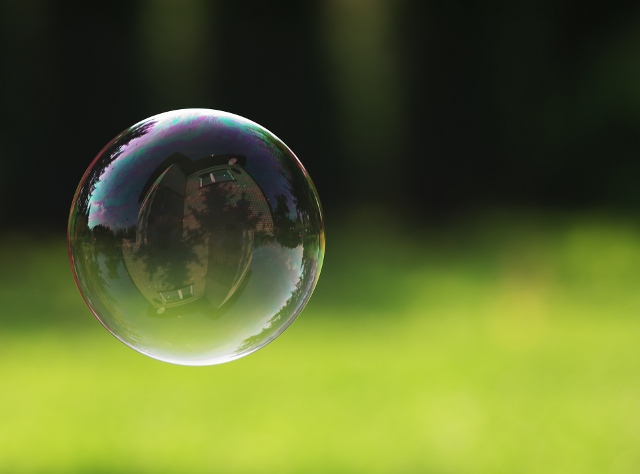
#> input picture pics/bubble.jpg, 640 x 474 px, found by its file name
$ python add_add_function.py
#> lines starting #> are read from the running program, lines starting #| are printed output that depends on the picture
#> further down, img is the input picture: PIL image 640x474 RGB; mean R, G, B 90.7, 102.9, 43.8
from PIL import Image
import numpy as np
import numexpr as ne
import matplotlib.pyplot as plt
import cv2
import os
#from multiprocessing import Pool
import time

# NUM_OF_PROCESS = 8
# pool = Pool(processes=NUM_OF_PROCESS)
plt.ion()
#ne.set_num_threads(ne.detect_number_of_cores() // 2)


def computeGD(npimg):
    tmp = npimg
    tmp = tmp.astype('double')
    x = tmp.shape[0]
#> x = 474
    y = tmp.shape[1]
#> y = 640
    time = np.ones((x,y)) * 5
    time[0,0] = time[0,y-1] = time[x-1,0] = time[x-1,y - 1] = 3
    time[1 : x - 1, 1 : y - 1] += np.ones((x-2,y-2)) * 3
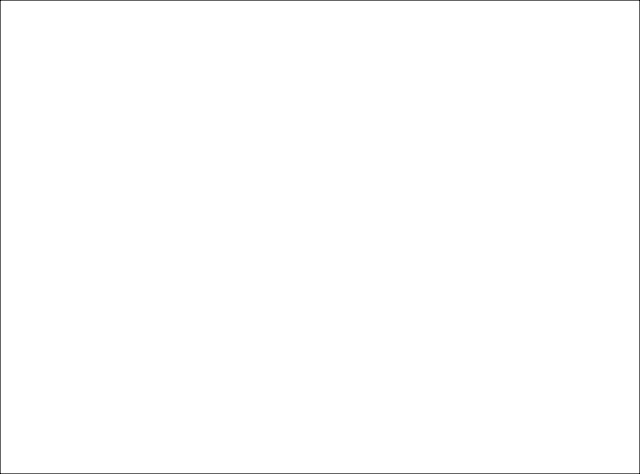
#> time: shape (474, 640) float64; min 3, max 8, mean 7.98; drawn with min black and max white
    gdsum = np.zeros((x,y,3))
    V = np.fabs(tmp[0:x-1,:,:]-tmp[1:x,:,:])
    H = np.fabs(tmp[:,0:y-1,:]-tmp[:,1:y,:])
    lurd = np.fabs(tmp[0:x-1,0:y-1,:]-tmp[1:x,1:y,:])
    ldru = np.fabs(tmp[1:x,0:y-1,:]-tmp[0:x-1,1:y,:])
    gdsum[0:x-1,:,:] += V
    gdsum[1:x,:,:] += V
    gdsum[:,0:y-1,:] += H
    gdsum[:,1:y,:] += H
    gdsum[0:x-1,0:y-1,:] += lurd
    gdsum[1:x,1:y,:] += lurd
    gdsum[0:x-1,1:y,:] += ldru
    gdsum[1:x,0:y-1,:] += ldru
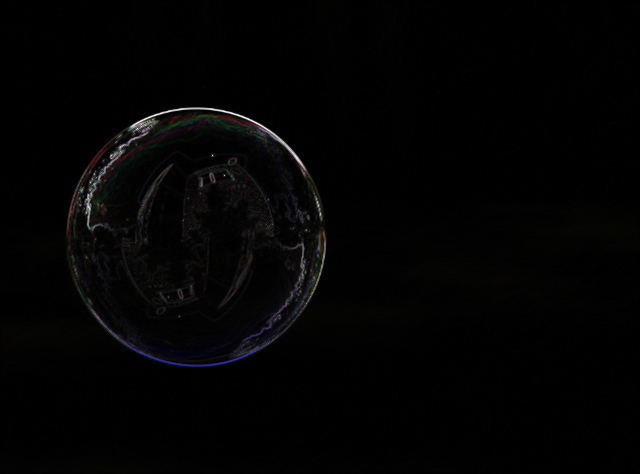
#> gdsum: shape (474, 640, 3) float64; mean R, G, B 14.1, 13.3, 14; drawn with min black and max white
    gdsum=gdsum.sum(axis=2)/3
#> gdsum: shape (474, 640) float64
    gdsum=gdsum / time
    return gdsum

def showGDimg(gdimg):
    plt.figure(figsize=(19.2, 10.8))
    plt.title("gradient image")
    plt.imshow(Image.fromarray((gdimg / gdimg.max() * 255).astype(np.uint8)))
    plt.show()


def generatePath(gdimg):
    lastDir = np.zeros_like(gdimg, dtype=np.uint8)
    energy = np.zeros_like(gdimg, dtype=np.float32)
    energy[0] = gdimg[0]
    tmp = np.zeros((3,gdimg.shape[1]), dtype=np.float32)
    t = np.array(range(tmp.shape[1]))
#> t = 640 values from 0 to 639

    for i in np.arange(1, gdimg.shape[0]):
        tmp[0] = np.hstack((np.array([np.Inf]), energy[i - 1,:-1])) + gdimg[i]
        tmp[1] = energy[i - 1] + gdimg[i]
        tmp[2] = np.hstack((energy[i - 1,1:], np.array([np.Inf]))) + gdimg[i]
        energy[i] = np.min(tmp,axis=0)
        lastDir[i] = np.argmin(tmp,axis=0)
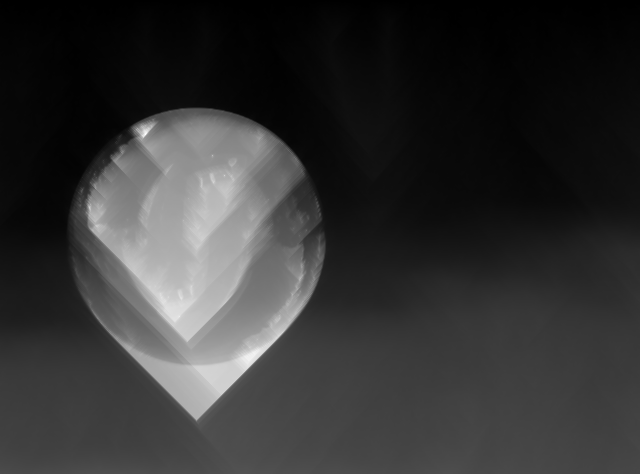
#> energy: shape (474, 640) float32; min 0, max 590.8, mean 119.6; drawn with min black and max white
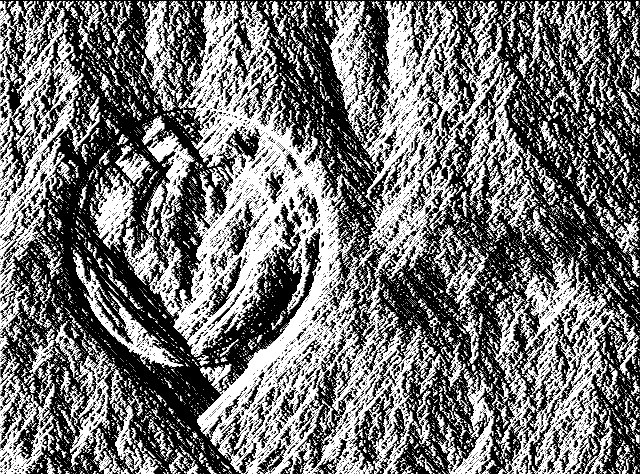
#> lastDir: shape (474, 640); min 0, max 2, mean 0.91; drawn with min black and max white
        #energy[i] = tmp[lastDir[i],t]
    return energy, lastDir

def addKRow(npimg,k):
    gdimg = computeGD(npimg)
    energy, lastDir = generatePath(gdimg)
    x = gdimg.shape[0]
#> x = 474
    y = gdimg.shape[1]
#> y = 640
    newgre = np.ones((x,y+k)) * 100000
    newgre[:,0:y]=energy
    new = np.zeros((x,y+k,3))
    new[:,0:y,:] = npimg
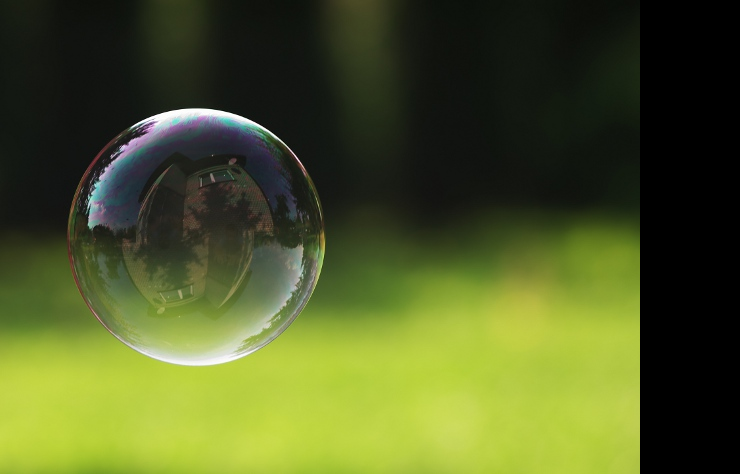
#> new: shape (474, 740, 3) float64; mean R, G, B 78.4, 89, 37.9
    for i in range(k):
        minx=np.argmin(newgre[x-1,:])
        newgre[x-1,minx]=100000
        count = 1
        if minx != y - 1:
            newgre[x-1,(minx+2):(y + 1)]=newgre[x-1, (minx+1):y]
            new[x-1,(minx+2):(y+1),:]=new[x-1,(minx+1):y,:]
            new[x-1,(minx+1),:] = new[x-1,(minx+2),:]
            count = count + 1
        newgre[x-1,minx+1]=100000
        new[x - 1,minx+1,:] = new[x - 1,minx+1,:] + new[x - 1,minx,:]
        if minx != 0 :
            new[x - 1, minx + 1,:]=new[x - 1,minx+1,:]+new[x - 1,minx-1,:]
            count = count + 1
        new[x - 1, minx + 1,:]=new[x - 1,minx+1,:]/count
        for j in range(x - 1):
            b = np.argmin(newgre[x - j - 2, max(minx-1,0):min(minx + 2,y)])
            minx=b+max(minx-1,0)
            newgre[x - j - 2, minx]=100000
            count = 1
            if minx != y-1:
                newgre[x- j - 2,(minx+2):(y+1)]=newgre[x- j -2 , (minx + 1):y]
                new[x- j - 2,(minx+2):(y+1),:]=new[x- j - 2,(minx+1):y,:]
                new[x- j - 2,minx+1,:] = new[x - j - 2,minx+2,:]
                count = count + 1
            newgre[x-j-2,minx+1]=100000
            new[x-j-2,minx+1,:] = new[x-j-2,minx+1,:] + new[x-j-2,minx,:]
            if minx != 0:
                new[x-j-2, minx + 1,:]=new[x-j-2,minx+1,:]+new[x-j-2,minx-1,:]
                count = count + 1
            new[x - j-2, minx + 1,:]=new[x-j-2,minx+1,:]/count
        y = y + 1
        print('finished', i + 1, ", ", time.asctime(time.localtime(time.time())))
#> this loop made 100 passes
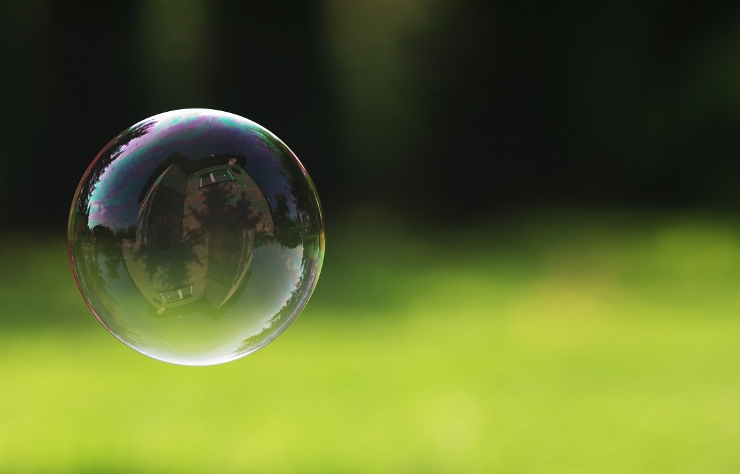
#> new: shape (474, 740, 3) float64; mean R, G, B 91, 103.2, 43.1
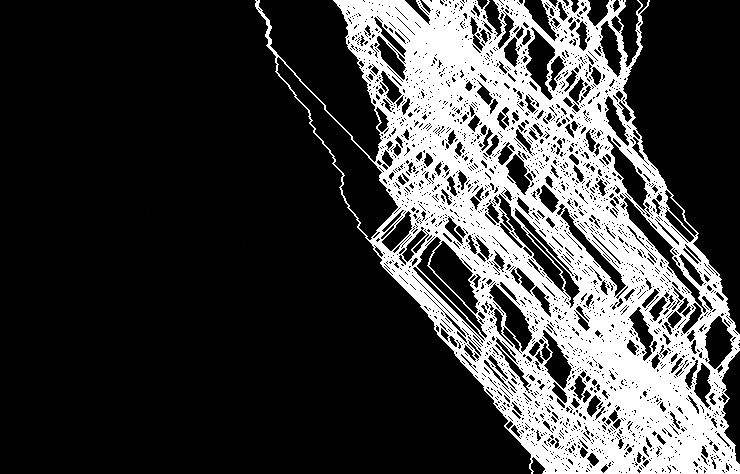
#> newgre: shape (474, 740) float64; min 0, max 100000, mean 25559.7; drawn with min black and max white
#> after the loop, y = 740
    npimg = np.array(new,dtype=np.uint8)
    return npimg

def deleteOneRow(npimg):
    gdimg = computeGD(npimg)
    energy, lastDir = generatePath(gdimg)
    #mask = np.full(gdimg.shape, True)

    last = np.argmin(energy[-1])
    ret = np.ndarray((gdimg.shape[0], gdimg.shape[1] - 1, 3),dtype=np.uint8)
    for i in range(gdimg.shape[0] - 1, -1, -1):
        #mask[i][last] = False
        ret[i] = np.delete(npimg[i], last, axis=0)
        last = last + lastDir[i][last] - 1
    return ret #npimg[mask].reshape((gdimg.shape[0], gdimg.shape[1] - 1, 3))


if __name__ == '__main__':
    print('start, ', time.asctime(time.localtime(time.time())))
    img = Image.open('D:/pics/bubble.jpg')
    #plt.figure(figsize=(19.2, 10.8))
    #plt.imshow(img)
    #plt.show()

    npimg = np.array(img)
    #showGDimg(computeGD(npimg))

    # plt.imshow(img.convert('L'))
    print('ready, ', time.asctime(time.localtime(time.time())))
    # [4 lines of commented-out code are left out]
    npimg = addKRow(npimg,100)
    print('finished, ', time.asctime(time.localtime(time.time())))
    newimg=Image.fromarray(npimg)
    newimg.save('D:/pics/testpy.jpg')
